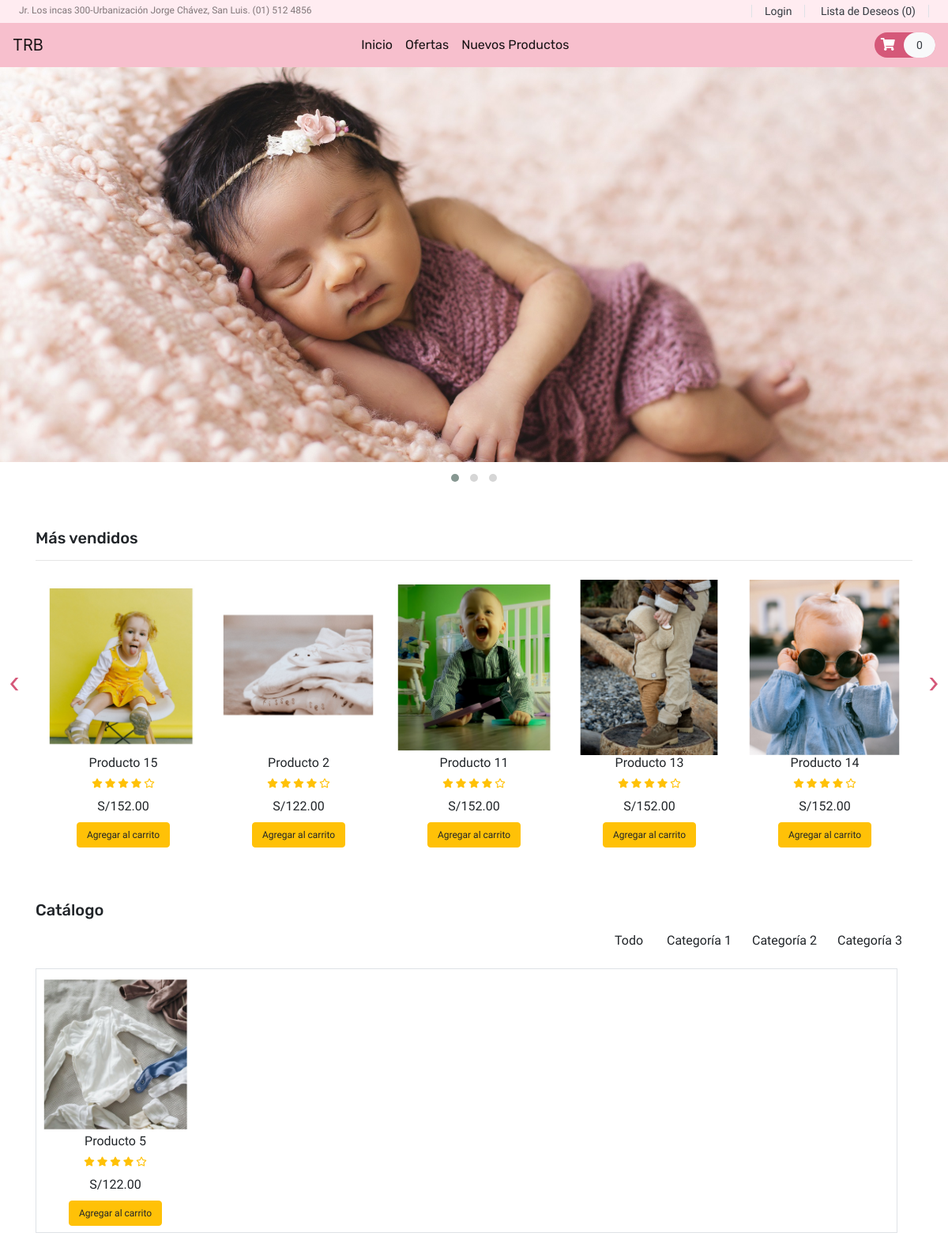
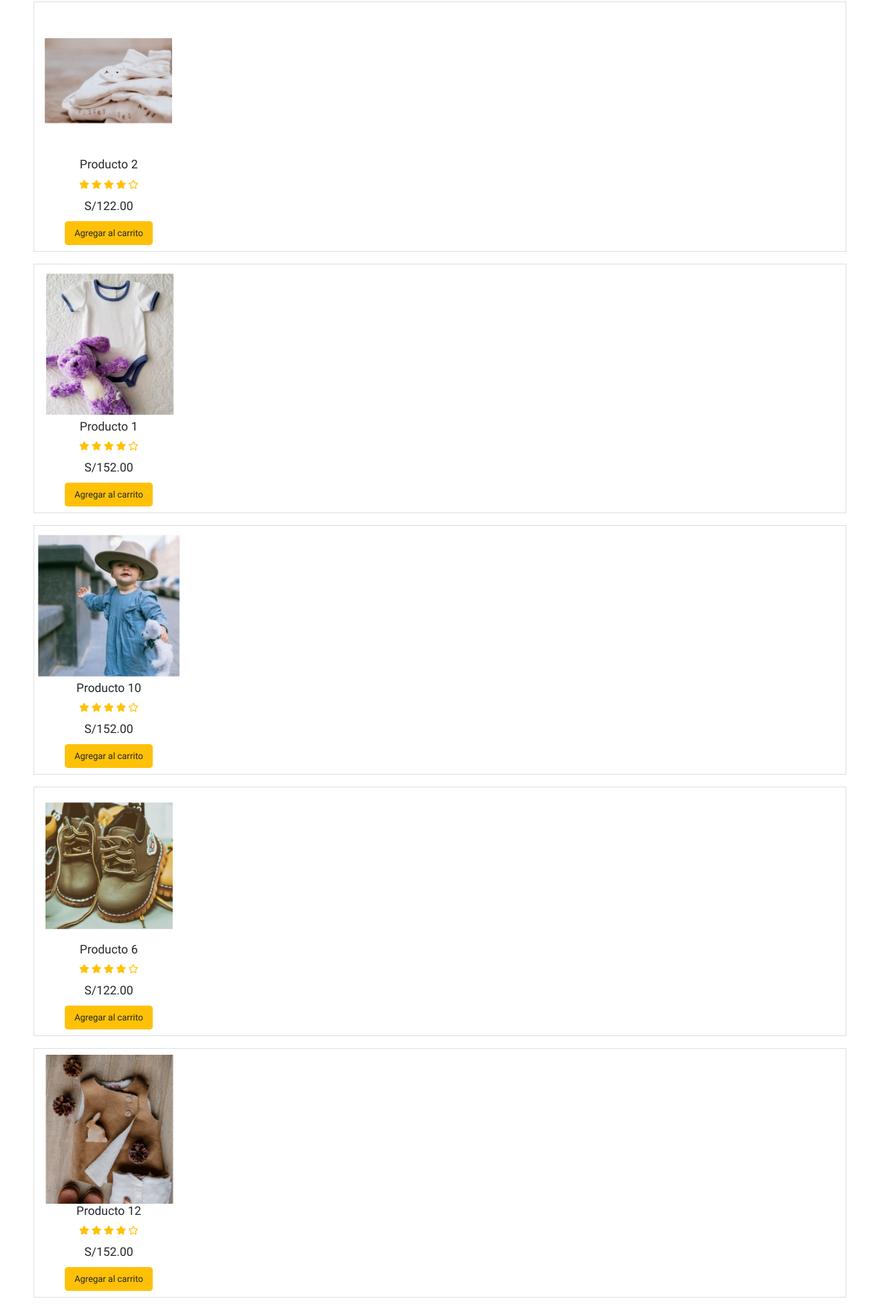
The page / (upper part) on the database its author committed (2 pictures, top to bottom).
### tables this page shows
CREATE TABLE `product` (
  `item_id` int(11) NOT NULL,
  `item_brand` varchar(200) NOT NULL,
  `item_name` varchar(255) NOT NULL,
  `item_price` double(10,2) NOT NULL,
  `item_image` varchar(255) NOT NULL,
  `item_register` datetime DEFAULT NULL
);

### index.php (called while the page is built, shortened)
<?php
include('header.php');
?>
<?php
include('public/Template/_banner-area.php');
include('public/Template/_top-sale.php');
include('public/Template/_special-price.php');
?>
<?php
include('footer.php');
?>

### database/DBController.php (called while the page is built, shortened)
<?php
class DBController
{
    protected $host = 'remotemysql.com';
    protected $user = 'ZUCZxBxbsp';
    protected $password = 'GwmhNXBD0J';
    protected $database = "ZUCZxBxbsp";
    public function __construct()
    {
        $this->con = mysqli_connect($this->host, $this->user, $this->password, $this->database);
    }
}

### functions.php (called while the page is built, shortened)
<?php
require('database/DBController.php');
require ('database/Product.php');
$db = new DBController();
$product = new Product($db);
$product_shuffle = $product->getData();
$Cart = new Cart($db );

### database/Product.php (called while the page is built, shortened)
<?php
class Product
{
    public $db = null;
    public function __construct(DBController $db)
    {
        $this->db = $db;
    }
    public function getData($table = 'product')
    {
        $result = $this->db->con->query("SELECT * FROM {$table}");
        $resultArray = array();
        while ($item = mysqli_fetch_array($result, MYSQLI_ASSOC)) {
            $resultArray[] = $item;
        }
        return $resultArray;
    }
}

### public/Template/_special-price.php (the view, shortened to what this page needs)
<?php
    $brand = array_map(function ($pro){ return $pro['item_brand']; }, $product_shuffle);
    $unique = array_unique($brand);
    sort($unique);
    shuffle($product_shuffle);
$in_cart = $Cart->getCartId($product->getData('cart'));
    ?>
<section id="special-price">
    <div class="container">
        <h4 class="font-rubik font-size-20">Catálogo</h4>
        <div id="filters" class="button-group text-right font-baloo font-size-16">
            <button class="btn is-checked" data-filter="*">Todo</button>
            <?php
            array_map(function ($brand){
                printf('<button class="btn" data-filter=".%s">%s</button>', $brand, $brand);
            }, $unique);
            ?>
        </div>
        <div class="grid">
            <?php array_map(function($item) use($in_cart){ ?>
            <div class="grid-item border <?php echo $item['item_brand'] ?? "Brand" ; ?>">
                <div class="item py-2" style="width: 200px;">
                    <div class="product font-rale">
                        <a href="<?php printf('%s?item_id=%s', 'product.php', $item['item_id']); ?>"><img src="<?php echo $item['item_image']??"./assets/Productos/1.jpg"; ?>" alt="product1" class="img-fluid"></a>
                        <div class="text-center">
                            <h6><?php echo $item['item_name']??"Desconocido"; ?></h6>
                            <div class="rating text-warning font-size-12">
                                <span><i class="fas fa-star"></i></span>
                                <span><i class="fas fa-star"></i></span>
                                <span><i class="fas fa-star"></i></span>
                                <span><i class="fas fa-star"></i></span>
                                <span><i class="far fa-star"></i></span>
                            </div>
                            <div class="price py-2">
                                <span>S/<?php echo $item['item_price']??'0';?></span>
                            </div>
                            <form method="post">
                                <?php
                                if (in_array($item['item_id'], $in_cart ?? [])){
                                    echo '<button type="submit" disabled class="btn btn-success font-size-12">En el carrito</button>';
                                }else{
                                    echo '<button type="submit" name="top_sale_submit" class="btn btn-warning font-size-12">Agregar al carrito</button>';
                                }
                                ?>
                            </form>
                        </div>
                    </div>
                </div>
            </div>
            <?php },$product_shuffle) ?>
        </div>
    </div>
</section>

### public/Template/_top-sale.php (shortened to what this page needs)
<?php
shuffle($product_shuffle);
?>
<section id="top-sale">
    <div class="container py-5">
        <h4 class="font-rubik font-size-20">Más vendidos</h4>
        <hr>
        <div class="owl-carousel owl-theme">
            <?php foreach($product_shuffle as $item ){ ?>
            <div class="item py-2">
                <div class="product font-rale">
                    <a href="<?php printf('%s?item_id=%s', 'product.php',  $item['item_id']); ?>"><img src="<?php echo $item['item_image']??"./assets/Productos/1.jpg"; ?>" alt="product1" class="img-fluid"></a>
                    <div class="text-center">
                        <h6><?php echo $item['item_name']??"Desconocido"; ?></h6>
                        <div class="rating text-warning font-size-12">
                            <span><i class="fas fa-star"></i></span>
                            <span><i class="fas fa-star"></i></span>
                            <span><i class="fas fa-star"></i></span>
                            <span><i class="fas fa-star"></i></span>
                            <span><i class="far fa-star"></i></span>
                        </div>
                        <div class="price py-2">
                            <span>S/<?php echo $item['item_price']??'0';?></span>
                        </div>
                        <form method="post">
                            <?php
                            if (in_array($item['item_id'], $Cart->getCartId($product->getData('cart')) ?? [])){
                                echo '<button type="submit" disabled class="btn btn-success font-size-12">En el carrito</button>';
                            }else{
                                echo '<button type="submit" name="top_sale_submit" class="btn btn-warning font-size-12">Agregar al carrito</button>';
                            }
                            ?>
                        </form>
                    </div>
                </div>
            </div>
            <?php }?>
        </div>
    </div>
</section>

### style.css (style rules this page uses)
button, button:focus { outline: none !important; box-shadow: none !important; }
.font-baloo { font-family: "Baloo Thambi 2", cursive; }
.font-rale { font-family: "Raleway", cursive; }
.font-rubik { font-family: "Rubik", cursive; }
.font-size-12 { font-size: 12px; }
.font-size-16 { font-size: 16px; }
.font-size-20 { font-size: 20px; }
#top-sale .owl-carousel .item .product a { overflow: hidden; }
#top-sale .owl-carousel .item .product img { transition: transform 0.5s ease; }
#special-price .grid .grid-item { margin-right: 1.2rem; margin-top: 1rem; }

### rows shown on the page
product: item_image (picture), item_name "Producto 15", item_price "152.00"
product: item_image (picture), item_name "Producto 2", item_price "122.00"
product: item_image (picture), item_name "Producto 11", item_price "152.00"
product: item_image (picture), item_name "Producto 13", item_price "152.00"
product: item_image (picture), item_name "Producto 14", item_price "152.00"
product: item_brand "Categoría 1", item_image (picture), item_name "Producto 1", item_price "152.00"
product: item_image (picture), item_name "Producto 5", item_price "122.00"
product: item_image (picture), item_name "Producto 10", item_price "152.00"
product: item_image (picture), item_name "Producto 6", item_price "122.00"
product: item_image (picture), item_name "Producto 12", item_price "152.00"

### other values the page prints
count($product->getData('cart')) "0"
$brand "Categoría 2 Categoría 3"
